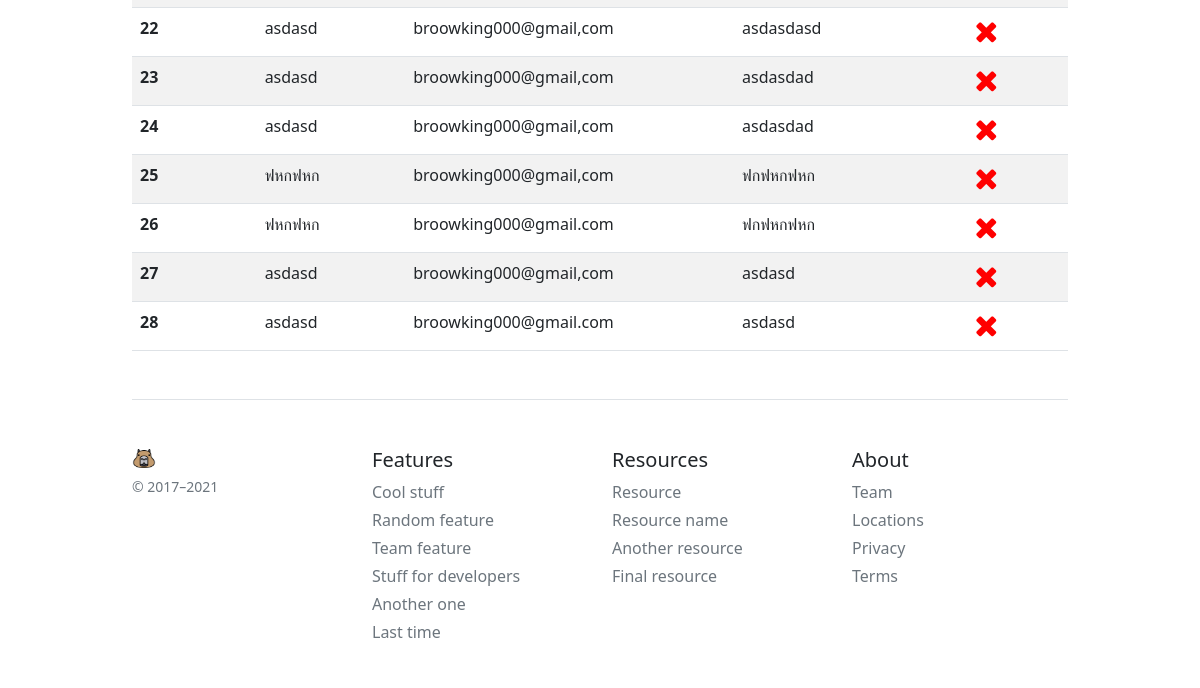
/account/ (lower part), run on an earlier commit of the app's database.
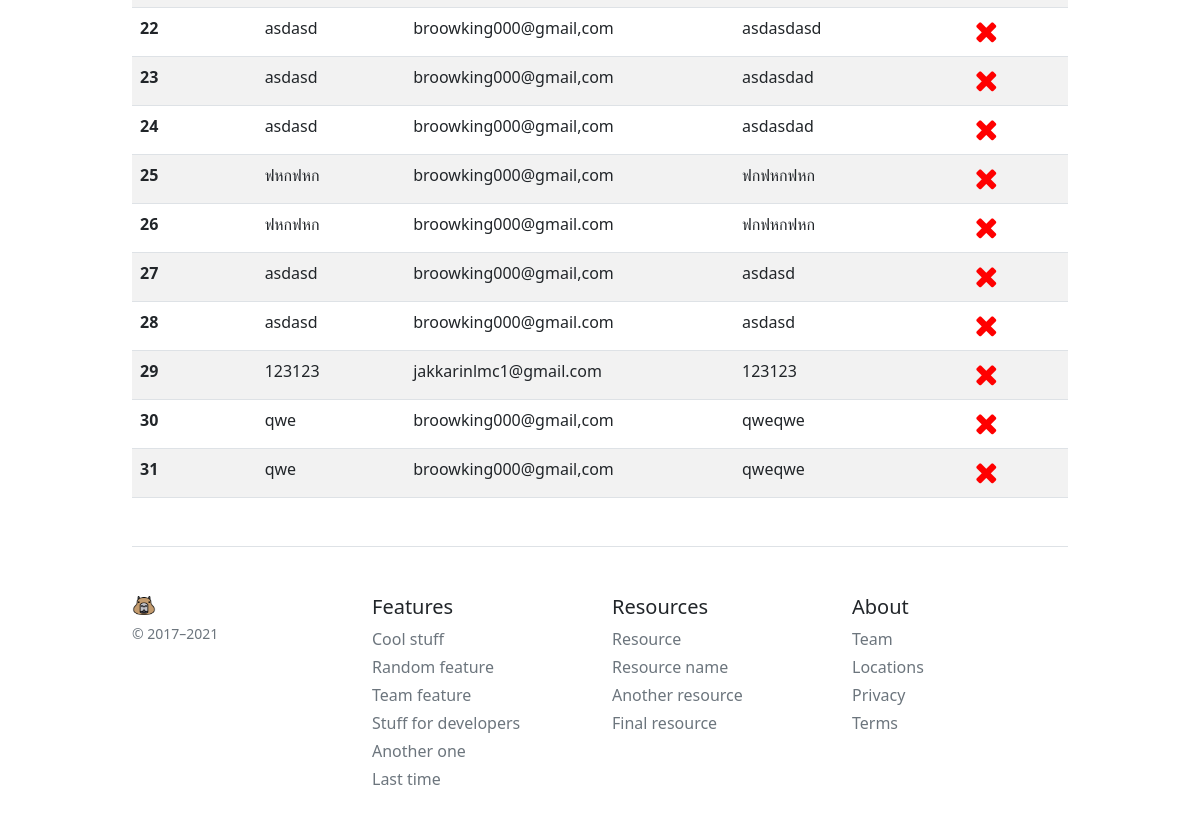
And on a later commit of the database.
### company/models.py (models this page shows, shortened)
class ContactUs(models.Model):
    title = models.CharField(max_length=200)
    email = models.CharField(max_length=200)
    description = models.TextField(null=True, blank=True)
    check_box = models.BooleanField(default=False)

### company/views.py (the view)
# urls.py: path('account/', Account, name = 'account'), #acc หน้าใช้ url webApp acc หลังใช้ใน base.html
def Account(request):
    accounting = ContactUs.objects.all()
    Acc_contact = {'accounting':accounting}
    return render(request, 'company/accounting.html',Acc_contact)

### company/template/company/Accounting.html (shortened to what this page needs)
{% extends 'company/base.html' %}
{% load static %}
{% block content %}
<table class="table table-striped">
    <tbody>
      {% for ac in accounting %}
      <tr>
        <th scope="row">{{forloop.counter}}</th>
        <td>{{ac.title}}</td>
        <td>{{ac.email}}</td>
        <td>{{ac.description}}</td>
        {% if ac.check_box == True %}
          <td><i class="fa fa-check" style="font-size: 30px;color:green;"></i></td>
        {% else %}
          <td><i class="fa fa-times" style="font-size:30px;color:red;"></i></td>
        {% endif %}
      </tr>
      {% endfor %}
    </tbody>
  </table>
{% endblock content %}

### company/template/company/base.html (shortened to what this page needs)
{% load static %}
<!doctype html>
<html lang="en">
  <head>
<link href="{% static 'css/bootstrap.min.css' %}" rel="stylesheet">
    <link rel="stylesheet" href="https://cdnjs.cloudflare.com/ajax/libs/font-awesome/4.7.0/css/font-awesome.min.css">
    <link href="{% static 'css/pricing.css' %}" rel="stylesheet">
  </head>
  <body>
<div class="container py-3">
  <main>
  {% block content %}
  {% endblock content %}
  </main>
  <footer class="pt-4 my-md-5 pt-md-5 border-top">
    <div class="row">
      <div class="col-12 col-md">
        <img class="mb-2" src="{% static 'image/icon1.ico' %}" alt="" width="24" height="19">
        <small class="d-block mb-3 text-muted">&copy; 2017–2021</small>
      </div>
      <div class="col-6 col-md">
        <h5>Features</h5>
        <ul class="list-unstyled text-small">
          <li class="mb-1"><a class="link-secondary text-decoration-none" href="#">Cool stuff</a></li>
          <li class="mb-1"><a class="link-secondary text-decoration-none" href="#">Random feature</a></li>
          <li class="mb-1"><a class="link-secondary text-decoration-none" href="#">Team feature</a></li>
          <li class="mb-1"><a class="link-secondary text-decoration-none" href="#">Stuff for developers</a></li>
          <li class="mb-1"><a class="link-secondary text-decoration-none" href="#">Another one</a></li>
          <li class="mb-1"><a class="link-secondary text-decoration-none" href="#">Last time</a></li>
        </ul>
      </div>
      <div class="col-6 col-md">
        <h5>Resources</h5>
        <ul class="list-unstyled text-small">
          <li class="mb-1"><a class="link-secondary text-decoration-none" href="#">Resource</a></li>
          <li class="mb-1"><a class="link-secondary text-decoration-none" href="#">Resource name</a></li>
          <li class="mb-1"><a class="link-secondary text-decoration-none" href="#">Another resource</a></li>
          <li class="mb-1"><a class="link-secondary text-decoration-none" href="#">Final resource</a></li>
        </ul>
      </div>
      <div class="col-6 col-md">
        <h5>About</h5>
        <ul class="list-unstyled text-small">
          <li class="mb-1"><a class="link-secondary text-decoration-none" href="#">Team</a></li>
          <li class="mb-1"><a class="link-secondary text-decoration-none" href="#">Locations</a></li>
          <li class="mb-1"><a class="link-secondary text-decoration-none" href="#">Privacy</a></li>
          <li class="mb-1"><a class="link-secondary text-decoration-none" href="#">Terms</a></li>
        </ul>
      </div>
    </div>
  </footer>
</div>
  </body>
</html>

### static/css/pricing.css (style rules this page uses)
body { background-image: linear-gradient(180deg, #eee, #fff 100px, #fff); }
.container { max-width: 960px; }

What changed in the data, as far as the page shows it:
added ContactUs: title "123123", email "jakkarinlmc1@gmail.com", description "123123", check_box False (drawn)
added ContactUs: title "qwe", email "broowking000@gmail,com", description "qweqwe", check_box False (drawn)
added ContactUs: title "qwe", email "broowking000@gmail,com", description "qweqwe", check_box False (drawn)
